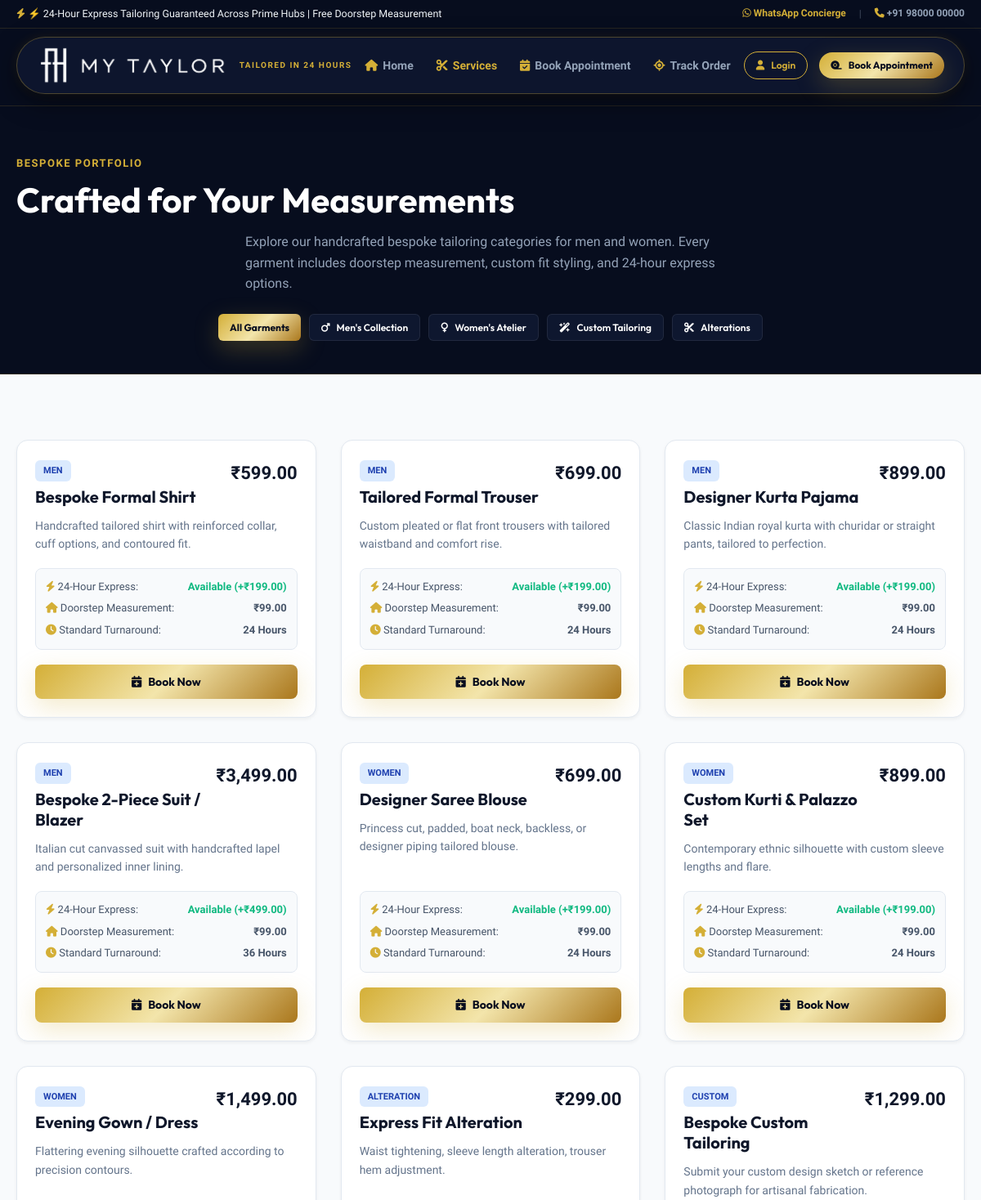
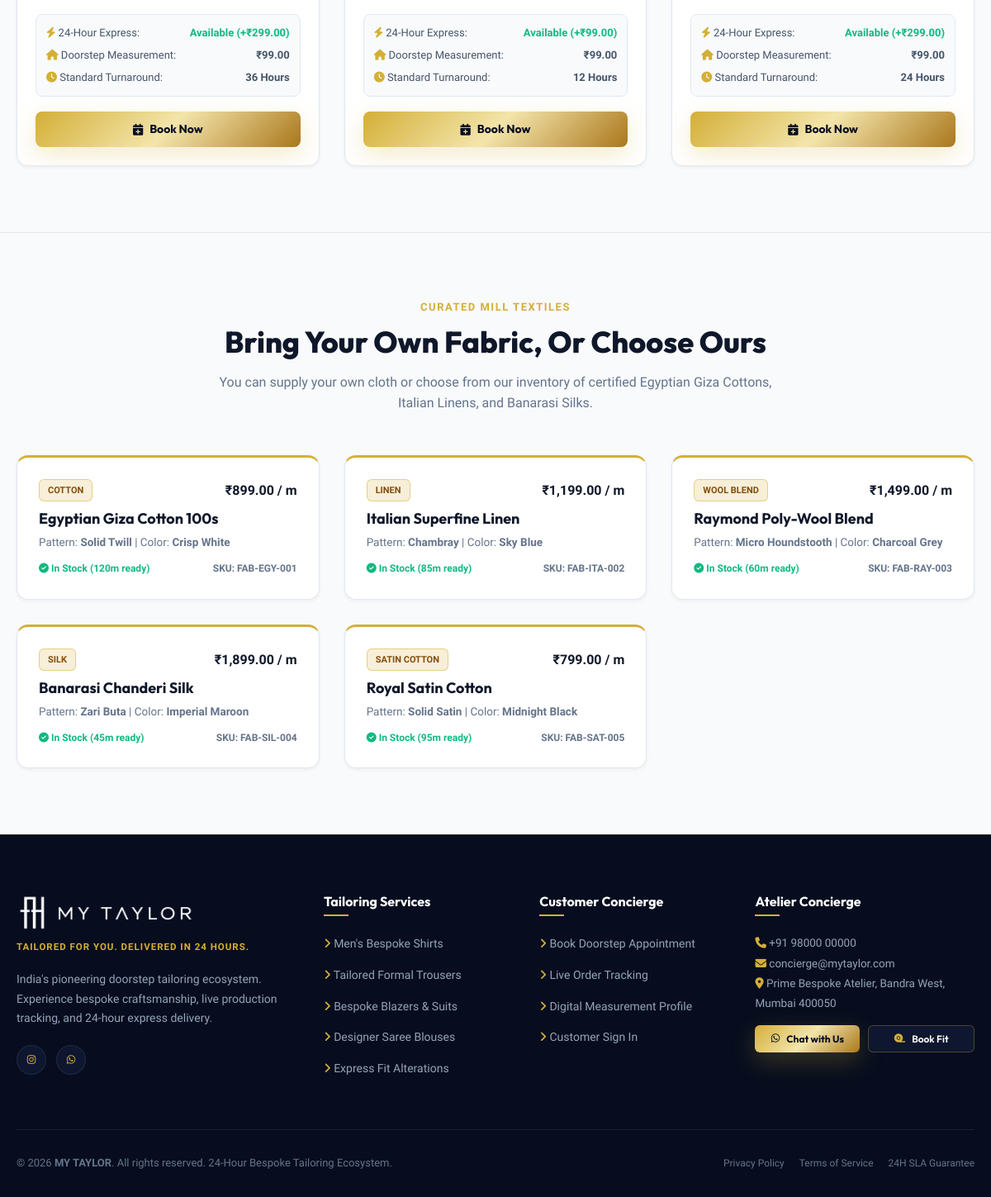
/services.php, run on the app's committed database (2 pictures, top to bottom).
### tables this page shows
CREATE TABLE IF NOT EXISTS `services` (
  `id` INT AUTO_INCREMENT PRIMARY KEY,
  `category` ENUM('men', 'women', 'custom', 'alteration') NOT NULL,
  `name` VARCHAR(120) NOT NULL,
  `slug` VARCHAR(120) NOT NULL UNIQUE,
  `description` TEXT,
  `base_price` DECIMAL(10, 2) NOT NULL DEFAULT 499.00,
  `express_price` DECIMAL(10, 2) NOT NULL DEFAULT 199.00,
  `measurement_fee` DECIMAL(10, 2) NOT NULL DEFAULT 99.00,
  `is_24h_eligible` TINYINT(1) DEFAULT 1,
  `estimated_hours` INT DEFAULT 24,
  `image_url` VARCHAR(255) DEFAULT NULL,
  `status` ENUM('active', 'inactive') DEFAULT 'active',
  `created_at` TIMESTAMP DEFAULT CURRENT_TIMESTAMP
);

CREATE TABLE IF NOT EXISTS `fabrics` (
  `id` INT AUTO_INCREMENT PRIMARY KEY,
  `sku` VARCHAR(50) NOT NULL UNIQUE,
  `name` VARCHAR(150) NOT NULL,
  `category` VARCHAR(80) NOT NULL,
  `color` VARCHAR(50) NOT NULL,
  `pattern` VARCHAR(50) DEFAULT 'Solid',
  `price_per_meter` DECIMAL(10, 2) NOT NULL DEFAULT 599.00,
  `stock_meters` DECIMAL(10, 2) NOT NULL DEFAULT 100.00,
  `reorder_level` DECIMAL(10, 2) DEFAULT 20.00,
  `image_url` VARCHAR(255) DEFAULT NULL,
  `status` ENUM('in_stock', 'low_stock', 'out_of_stock') DEFAULT 'in_stock',
  `created_at` TIMESTAMP DEFAULT CURRENT_TIMESTAMP
);

### config/config.php (called while the page is built, shortened)
<?php
function formatPrice($amount) {
    return '₹' . number_format((float)$amount, 2);
}
function e($str) {
    return htmlspecialchars((string)$str, ENT_QUOTES, 'UTF-8');
}

### services.php (the view, shortened to what this page needs)
<?php
require_once __DIR__ . '/includes/header.php';
$pdo = getDbConnection();
$selectedCat = $_GET['cat'] ?? 'all';
$query = "SELECT * FROM `services` WHERE `status` = 'active'";
$params = [];
$query .= " ORDER BY `id` ASC";
$stmt = $pdo->prepare($query);
$stmt->execute($params);
$services = $stmt->fetchAll();
$fabrics = $pdo->query("SELECT * FROM `fabrics` WHERE `status` = 'in_stock' ORDER BY `id` ASC")->fetchAll();
?>
<section style="background:#070D1E; color:#FFFFFF; padding:60px 0 40px; border-bottom:1px solid var(--border-dark);">
  <div class="container text-center">
    <span class="section-tag">Bespoke Portfolio</span>
    <h1 style="font-size:42px; margin-bottom:12px;">Crafted for Your Measurements</h1>
    <p style="color:var(--text-light-muted); max-width:600px; margin:0 auto 24px;">
      Explore our handcrafted bespoke tailoring categories for men and women. Every garment includes doorstep measurement, custom fit styling, and 24-hour express options.
    </p>
    <div style="display:flex; justify-content:center; gap:10px; flex-wrap:wrap;">
      <a href="<?= APP_URL ?>/services.php?cat=all" class="btn <?= $selectedCat === 'all' ? 'btn-gold' : 'btn-dark' ?> btn-sm">All Garments</a>
      <a href="<?= APP_URL ?>/services.php?cat=men" class="btn <?= $selectedCat === 'men' ? 'btn-gold' : 'btn-dark' ?> btn-sm"><i class="fa-solid fa-mars"></i> Men's Collection</a>
      <a href="<?= APP_URL ?>/services.php?cat=women" class="btn <?= $selectedCat === 'women' ? 'btn-gold' : 'btn-dark' ?> btn-sm"><i class="fa-solid fa-venus"></i> Women's Atelier</a>
      <a href="<?= APP_URL ?>/services.php?cat=custom" class="btn <?= $selectedCat === 'custom' ? 'btn-gold' : 'btn-dark' ?> btn-sm"><i class="fa-solid fa-wand-magic-sparkles"></i> Custom Tailoring</a>
      <a href="<?= APP_URL ?>/services.php?cat=alteration" class="btn <?= $selectedCat === 'alteration' ? 'btn-gold' : 'btn-dark' ?> btn-sm"><i class="fa-solid fa-scissors"></i> Alterations</a>
    </div>
  </div>
</section>
<section class="section">
  <div class="container">
    <div class="grid-3">
      <?php foreach ($services as $srv): ?>
        <div class="service-card">
          <div class="service-card-body">
            <div class="service-card-header">
              <div>
                <span class="badge-status badge-blue" style="margin-bottom:6px;"><?= strtoupper($srv['category']) ?></span>
                <h3 style="font-size:20px; font-weight:700; color:#0F172A;"><?= e($srv['name']) ?></h3>
              </div>
              <span class="service-price"><?= formatPrice($srv['base_price']) ?></span>
            </div>
            <p><?= e($srv['description']) ?></p>
            <div style="background:#F8FAFC; border-radius:8px; padding:12px; margin-bottom:18px; border:1px solid #E2E8F0; font-size:13px; color:#475569;">
              <div style="display:flex; justify-content:space-between; margin-bottom:6px;">
                <span><i class="fa-solid fa-bolt text-gold"></i> 24-Hour Express:</span>
                <strong style="color:var(--accent-emerald);">Available (+<?= formatPrice($srv['express_price']) ?>)</strong>
              </div>
              <div style="display:flex; justify-content:space-between; margin-bottom:6px;">
                <span><i class="fa-solid fa-house text-gold"></i> Doorstep Measurement:</span>
                <strong><?= formatPrice($srv['measurement_fee']) ?></strong>
              </div>
              <div style="display:flex; justify-content:space-between;">
                <span><i class="fa-solid fa-clock text-gold"></i> Standard Turnaround:</span>
                <strong><?= e($srv['estimated_hours']) ?> Hours</strong>
              </div>
            </div>
            <div style="display:flex; gap:10px;">
              <a href="<?= APP_URL ?>/book.php?service_id=<?= $srv['id'] ?>" class="btn btn-gold btn-block">
                <i class="fa-solid fa-calendar-plus"></i> Book Now
              </a>
            </div>
          </div>
        </div>
      <?php endforeach; ?>
    </div>
  </div>
</section>
<section class="section" style="background:#F8FAFC; border-top:1px solid var(--border-light);">
  <div class="container">
    <div class="section-header">
      <span class="section-tag">Curated Mill Textiles</span>
      <h2 class="section-title">Bring Your Own Fabric, Or Choose Ours</h2>
      <p class="section-desc">You can supply your own cloth or choose from our inventory of certified Egyptian Giza Cottons, Italian Linens, and Banarasi Silks.</p>
    </div>
    <div class="grid-3">
      <?php foreach ($fabrics as $fab): ?>
        <div class="card" style="border-top:3px solid var(--gold-primary);">
          <div style="display:flex; justify-content:space-between; align-items:center; margin-bottom:10px;">
            <span class="badge-status badge-gold"><?= e($fab['category']) ?></span>
            <strong style="font-size:16px; color:#0F172A;"><?= formatPrice($fab['price_per_meter']) ?> / m</strong>
          </div>
          <h4 style="font-size:18px; margin-bottom:6px;"><?= e($fab['name']) ?></h4>
          <p style="font-size:13.5px; color:var(--text-muted); margin-bottom:12px;">
            Pattern: <strong><?= e($fab['pattern']) ?></strong> | Color: <strong><?= e($fab['color']) ?></strong>
          </p>
          <div style="display:flex; justify-content:space-between; align-items:center; font-size:12px; color:var(--accent-emerald); font-weight:700;">
            <span><i class="fa-solid fa-circle-check"></i> In Stock (<?= round($fab['stock_meters']) ?>m ready)</span>
            <span style="color:#64748B;">SKU: <?= e($fab['sku']) ?></span>
          </div>
        </div>
      <?php endforeach; ?>
    </div>
  </div>
</section>
<?php require_once __DIR__ . '/includes/footer.php'; ?>

### data on the page
services: category "MEN", name "Bespoke Formal Shirt", base_price "₹599.00", description "Handcrafted tailored shirt with reinforced collar, cuff options, and contoured fit.", express_price "₹199.00", measurement_fee "₹99.00", estimated_hours "24"
services: category "MEN", name "Tailored Formal Trouser", base_price "₹699.00", description "Custom pleated or flat front trousers with tailored waistband and comfort rise.", express_price "₹199.00", measurement_fee "₹99.00", estimated_hours "24"
services: category "MEN", name "Designer Kurta Pajama", base_price "₹899.00", description "Classic Indian royal kurta with churidar or straight pants, tailored to perfection.", express_price "₹199.00", measurement_fee "₹99.00", estimated_hours "24"
services: category "MEN", name "Bespoke 2-Piece Suit / Blazer", base_price "₹3,499.00", description "Italian cut canvassed suit with handcrafted lapel and personalized inner lining.", express_price "₹499.00", measurement_fee "₹99.00", estimated_hours "36"
services: category "WOMEN", name "Designer Saree Blouse", base_price "₹699.00", description "Princess cut, padded, boat neck, backless, or designer piping tailored blouse.", express_price "₹199.00", measurement_fee "₹99.00", estimated_hours "24"
services: category "WOMEN", name "Custom Kurti & Palazzo Set", base_price "₹899.00", description "Contemporary ethnic silhouette with custom sleeve lengths and flare.", express_price "₹199.00", measurement_fee "₹99.00", estimated_hours "24"
services: category "WOMEN", name "Evening Gown / Dress", base_price "₹1,499.00", description "Flattering evening silhouette crafted according to precision contours.", express_price "₹299.00", measurement_fee "₹99.00", estimated_hours "36"
services: category "ALTERATION", name "Express Fit Alteration", base_price "₹299.00", description "Waist tightening, sleeve length alteration, trouser hem adjustment.", express_price "₹99.00", measurement_fee "₹99.00", estimated_hours "12"
services: category "CUSTOM", name "Bespoke Custom Tailoring", base_price "₹1,299.00", description "Submit your custom design sketch or reference photograph for artisanal fabrication.", express_price "₹299.00", measurement_fee "₹99.00", estimated_hours "24"
fabrics: category "COTTON", price_per_meter "₹899.00", name "Egyptian Giza Cotton 100s", pattern "Solid Twill", color "Crisp White", stock_meters "120", sku "FAB-EGY-001"
fabrics: category "LINEN", price_per_meter "₹1,199.00", name "Italian Superfine Linen", pattern "Chambray", color "Sky Blue", stock_meters "85", sku "FAB-ITA-002"
fabrics: category "WOOL BLEND", price_per_meter "₹1,499.00", name "Raymond Poly-Wool Blend", pattern "Micro Houndstooth", color "Charcoal Grey", stock_meters "60", sku "FAB-RAY-003"
fabrics: category "SILK", price_per_meter "₹1,899.00", name "Banarasi Chanderi Silk", pattern "Zari Buta", color "Imperial Maroon", stock_meters "45", sku "FAB-SIL-004"
fabrics: category "SATIN COTTON", price_per_meter "₹799.00", name "Royal Satin Cotton", pattern "Solid Satin", color "Midnight Black", stock_meters "95", sku "FAB-SAT-005"

### other printed values
$topAnnouncement "⚡ 24-Hour Express Tailoring Guaranteed Across Prime Hubs | Free Doorstep Measurement"
$supportPhone "+91 98000 00000"
getSetting('company_phone', '+91 98000 00000') "+91 98000 00000"
getSetting('company_email', 'concierge@mytaylor.com') "concierge@mytaylor.com"
